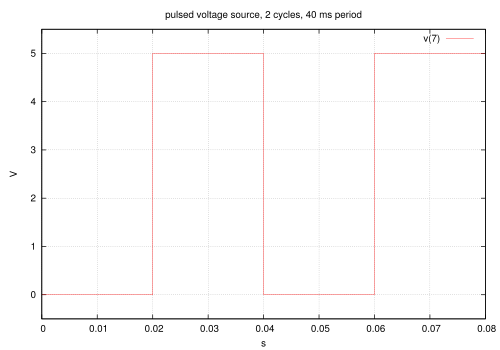

Generate this figure with gnuplot:
set title "pulsed voltage source, 2 cycles, 40 ms period"
set xlabel "s"
set ylabel "V"
set grid
unset logscale x 
set xrange [0.000000e+00:8.000000e-02]
unset logscale y 
set yrange [-0.500000e+00:5.500000e+00]
#set xtics 1
#set x2tics 1
#set ytics 1
#set y2tics 1
plot 'p_v7-80ms.data' using 1:2 with lines title "v(7)" 
set terminal postscript eps color
set out 'p_v7-80ms.eps'
replot
set term pop
